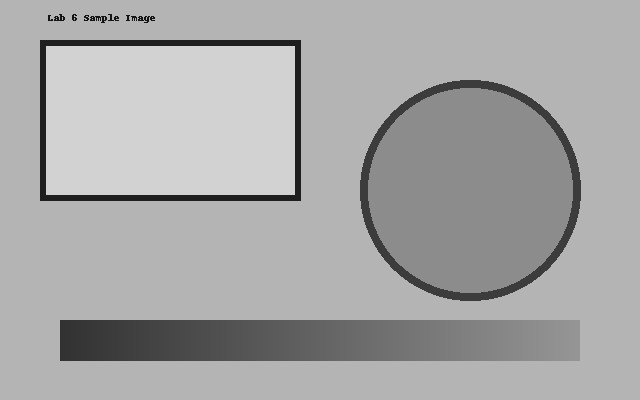
%> input picture your_image.jpg, 640 x 400 px
$ octave lab6_image_pipeline.m   (GNU Octave 9; MATLAB toolbox functions it lacks are replaced by stand-ins)
%> lines starting %> are read from the running program, lines starting %| are printed output that depends on the picture

%% Lab 6: Mini Project – Your Image Pipeline
% Course: Mathematical Algorithms (DSP) — Image Processing Labs
% Author: (Your Name)
% Date: 2025-11-02
% -------------------------------------------------------------------------
% Pipeline stages:
% 1) Load -> 2) Denoise (median) -> 3) Enhance (contrast) ->
% 4) Edges (Canny) -> 5) Frequency-domain LP -> 6) Visualize + Save
% -------------------------------------------------------------------------
close all; clear; clc;

%% 1) Load your own image (object, face, landscape, etc.)
% Replace 'your_image.jpg' with your own file if desired.
fname = 'your_image.jpg';
if ~exist(fname, 'file')
    error('Image file not found: %s. Put your image in this folder.', fname);
end
I_rgb = imread(fname);
%> I_rgb is the input picture: size 400x640 uint8; min 9, max 219, mean 166.9
if size(I_rgb,3) == 3
    I = rgb2gray(I_rgb);
else
    I = I_rgb;
end
I = im2double(I);

%% 2) Pre-process: noise removal (median filter)
I_filt = medfilt2(I, [3 3]);

%% 3) Enhance contrast (contrast stretching)
I_enh = imadjust(I_filt, [0.2 0.8], [0 1]);
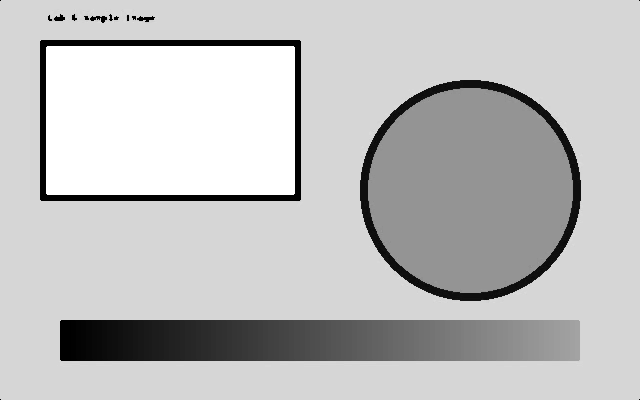
%> I_enh: size 400x640 double; min 0, max 1, mean 0.755

%% 4) Extract features (edges via Canny)
% thresholds tuned for mid-contrast images; adjust if needed
edges = edge(I_enh, 'Canny', [0.1 0.25]);
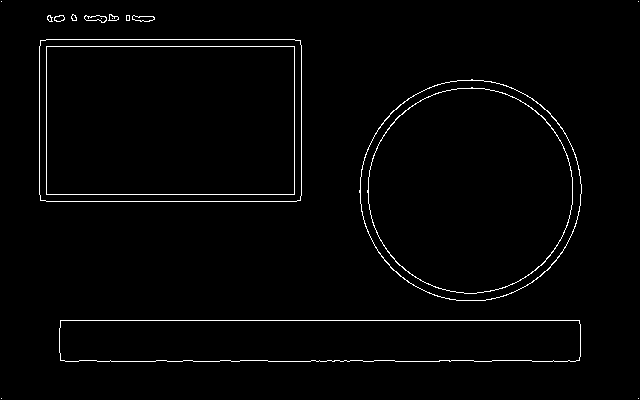
%> edges: size 400x640 logical; 1.7% white in thin lines or dots

%% 5) Frequency-domain low-pass (ideal circular mask)
F = fftshift(fft2(I_enh));
[M, N] = size(F);
%> M = 400; N = 640
[u, v] = meshgrid(-N/2:N/2-1, -M/2:M/2-1);
D0 = 60; % cutoff radius in frequency domain (tune if needed)
H = double(sqrt(u.^2 + v.^2) < D0);
I_lp = real(ifft2(ifftshift(F .* H)));
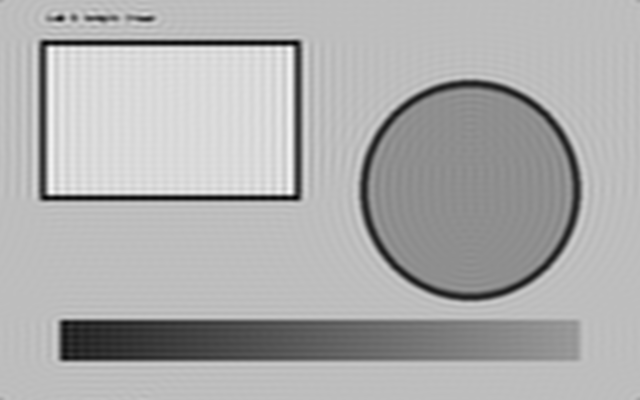
%> I_lp: size 400x640 double; min -0.211, max 1.21, mean 0.755; drawn with min black and max white

%% 6) Visualization
figure('Name','Lab6 Pipeline','Position',[100 100 1400 320]);
montage({I, I_filt, I_enh, edges, I_lp}, 'Size', [1 5]);
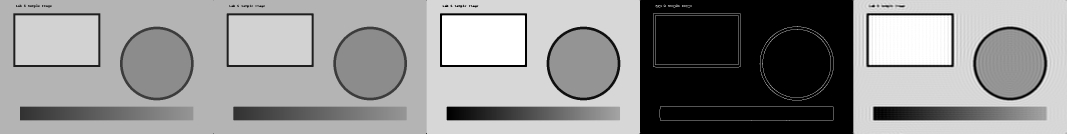
%> displayed picture: size 400x3200, on the screen's scale of 0 to 255 (shown at 1/3 size); min 0, max 255, mean 144.6
title('Original | Denoised (Median) | Enhanced | Canny Edges | LP Result');

%% 7) Auto-save figure to /figures (handles folder issues)
outdir = fullfile(pwd, 'figures');
if ~exist(outdir, 'dir'); mkdir(outdir); end
f = gcf;
try
    exportgraphics(f, fullfile(outdir, 'pipeline.png'), 'Resolution', 200);
catch
    % Fallback for older MATLAB: use saveas
    saveas(f, fullfile(outdir, 'pipeline.png'));
end

%% 8) Short report (console)
fprintf('--- Lab 6 Mini Project Report ---\n');
fprintf('1) Median filter reduces impulsive noise while preserving edges.\n');
fprintf('2) imadjust stretches dynamic range for better contrast perception.\n');
fprintf('3) Canny edges highlight object boundaries (gradient + thresholding).\n');
fprintf('4) Ideal LP mask suppresses high-frequency noise/details in frequency domain.\n');
fprintf('5) See figures/pipeline.png for side-by-side results.\n');
